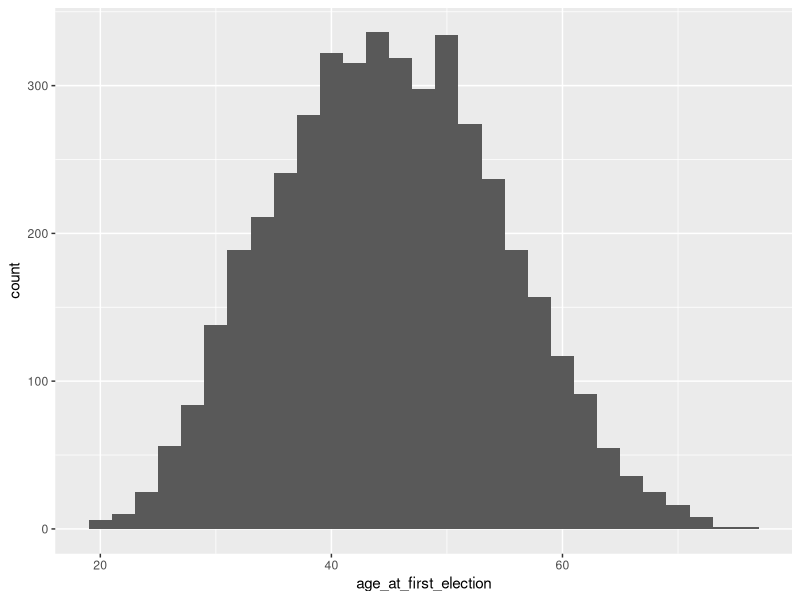

R code for this plot:
library(tidyverse)

# Load data

## Mmm, CSV!
import_lop_mps <- read_csv("data/lop-mps.csv")

# Tidy data

## Separate "Type of Parliamentarian" column into multiple rows per period of MP's service
lop_mps <- import_lop_mps %>%
  separate_rows(`Type of Parliamentarian`, sep="\\)") %>%
  filter(`Type of Parliamentarian` != "") %>%
  mutate(`Type of Parliamentarian` = paste(`Type of Parliamentarian`, ")", sep = ""))

## TODO: extract type of service, service start, service end for each record

# Analyze

## Number of MPs born per year
lop_mps %>%
  transmute(date = substr(`Date of Birth`, 1, 4)) %>%
  group_by(date) %>%
  summarise(count = n()) %>%
  arrange(date)

## Age at election
age_at_election <- import_lop_mps %>%
  filter(`Date of Birth` != "") %>%
  mutate(age_at_first_election = as.integer(substr(as.character(`Date Appointed/Date of First Election`), 1, 4)) - as.integer(substr(`Date of Birth`, 1, 4))) %>%
  select(Name, `Date of Birth`, `Political Affiliation`, `Date Appointed/Date of First Election`, age_at_first_election) %>%
  arrange(age_at_first_election)

# Summarize

age_at_election %>%
  summarize(
    mean = mean(age_at_first_election, na.rm = TRUE),
    median = median(age_at_first_election, na.rm = TRUE),
    min = min(age_at_first_election, na.rm = TRUE),
    max = max(age_at_first_election, na.rm = TRUE)
  )

# Visualize

age_at_election %>%
  ggplot(aes(x = age_at_first_election)) +
  geom_histogram(binwidth = 2)
